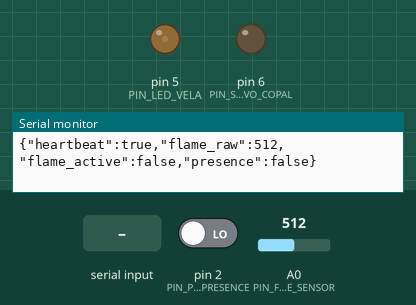
Bench run of a sketch on a simulated Arduino Uno, built with avr-gcc and run on an emulated ATmega328P. On the bench: output pins drawn as LEDs (lit = HIGH), the last lines printed to the serial monitor. Inputs (shaded band) come from the test bench; at power-on: A0 (PIN_FLAME_SENSOR) = 512, pin 2 (PIN_PIR_PRESENCE) LOW. Random numbers use the default seed unless the sketch sets one.

Above: at 1.7 s.
1.8 s: A0 (PIN_FLAME_SENSOR) set to 530
At 1.97 s:
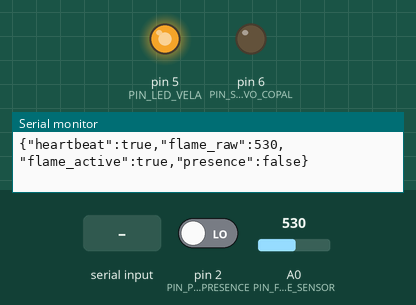
4.8 s: "offering_burst\n" received over Serial
7.8 s: A0 (PIN_FLAME_SENSOR) set to 511
12.5 s: A0 (PIN_FLAME_SENSOR) set to 716
At 16.34 s:
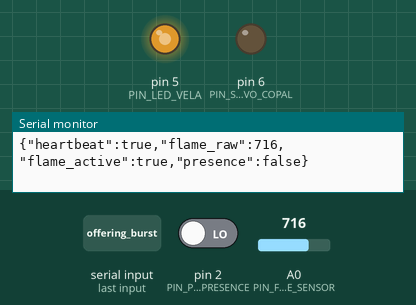
Timing chart, 0 to 16.5 s (numbered marks = the images above; inputs shaded):
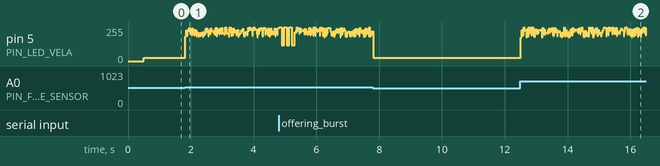

The sketch:

ofrenda_uno_q.ino
```cpp
/**
 * Ofrenda Viva - Arduino UNO Q Physical Shrine Agent
 *
 * Hardware: Arduino UNO Q (Qualcomm AI Hub enabled)
 * Components:
 *  - Analog Flame Sensor / LDR (Pin A0)
 *  - PIR Human Presence Sensor (Pin D2)
 *  - Addressable LED Ring (WS2812B / Neopixel) for Vela Flicker (Pin D5)
 *  - Micro-Servo for Copal Smoke Agitator (Pin D6)
 *
 * WebSerial Communication Protocol: 115200 baud, newline-delimited JSON
 */

#include <Arduino.h>

// Pin Definitions
const int PIN_FLAME_SENSOR = A0;
const int PIN_PIR_PRESENCE = 2;
const int PIN_LED_VELA = 5;
const int PIN_SERVO_COPAL = 6;

// Calibration Thresholds
const int FLAME_THRESHOLD = 520; // Analog reading indicating active match or candle flame
const unsigned long TELEMETRY_INTERVAL_MS = 250;

// State Variables
int lastFlameValue = 0;
bool flameActive = false;
bool presenceActive = false;
unsigned long lastTelemetryTime = 0;

void setup() {
  Serial.begin(115200);
  pinMode(PIN_FLAME_SENSOR, INPUT);
  pinMode(PIN_PIR_PRESENCE, INPUT);
  pinMode(PIN_LED_VELA, OUTPUT);
  pinMode(PIN_SERVO_COPAL, OUTPUT);

  // Initial greeting handshake to browser WebSerial
  delay(500);
  Serial.println("{\"status\":\"ready\",\"device\":\"arduino_uno_q\",\"model\":\"qualcomm_ai_hub_edge_v1\"}");
}

void loop() {
  unsigned long now = millis();

  // 1. Read Physical Flame Sensor (A0)
  int flameVal = analogRead(PIN_FLAME_SENSOR);
  bool currentFlame = (flameVal > FLAME_THRESHOLD);

  if (currentFlame != flameActive) {
    flameActive = currentFlame;
    if (flameActive) {
      // Send instantaneous event to browser virtual altar
      Serial.print("{\"event\":\"flame_detected\",\"intensity\":");
      Serial.print(flameVal);
      Serial.println(",\"action\":\"light_virtual_candles\"}");
    } else {
      Serial.println("{\"event\":\"flame_extinguished\",\"intensity\":0}");
    }
  }

  // 2. Read Physical PIR Presence (D2)
  int pirVal = digitalRead(PIN_PIR_PRESENCE);
  bool currentPresence = (pirVal == HIGH);

  if (currentPresence != presenceActive) {
    presenceActive = currentPresence;
    if (presenceActive) {
      Serial.println("{\"event\":\"presence_detected\",\"action\":\"play_welcoming_guitar_arpeggio\"}");
    }
  }

  // 3. Candle Flame Simulation (PWM Flicker on Pin D5)
  if (flameActive) {
    int flicker = random(180, 255);
    analogWrite(PIN_LED_VELA, flicker);
  } else {
    analogWrite(PIN_LED_VELA, 25); // Dim amber standby ember
  }

  // 4. Handle Incoming Commands from Browser Virtual Altar
  if (Serial.available() > 0) {
    String input = Serial.readStringUntil('\n');
    input.trim();
    if (input.indexOf("light_velas") >= 0) {
      flameActive = true;
      Serial.println("{\"ack\":\"velas_lit_remotely\"}");
    } else if (input.indexOf("offering_burst") >= 0) {
      // Pulse LEDs brightly and agitate copal servo when offering placed in web UI
      for (int i = 0; i < 3; i++) {
        analogWrite(PIN_LED_VELA, 255);
        delay(80);
        analogWrite(PIN_LED_VELA, 120);
        delay(80);
      }
      Serial.println("{\"ack\":\"copal_agitated\"}");
    }
  }

  // 5. Periodic Heartbeat Telemetry
  if (now - lastTelemetryTime > TELEMETRY_INTERVAL_MS) {
    lastTelemetryTime = now;
    Serial.print("{\"heartbeat\":true,\"flame_raw\":");
    Serial.print(flameVal);
    Serial.print(",\"flame_active\":");
    Serial.print(flameActive ? "true" : "false");
    Serial.print(",\"presence\":");
    Serial.print(presenceActive ? "true" : "false");
    Serial.println("}");
  }

  delay(20);
}
```

Measured:
- the behaviour switches between 520 and 521 on A0 (PIN_FLAME_SENSOR) (found by bisection; images 0 and 1)
